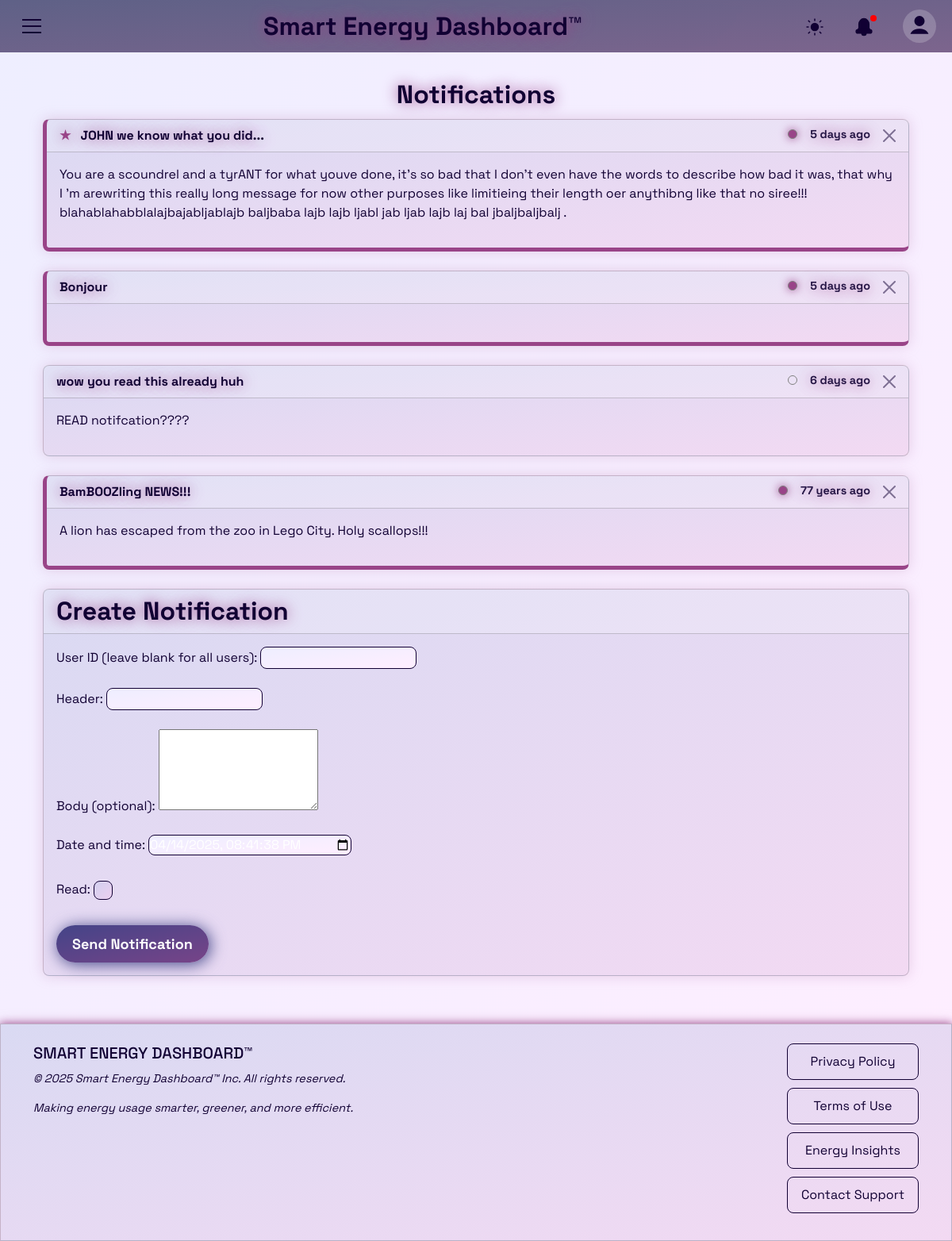
/Pages/notifications.php (signed in), run on the app's committed database.
### tables this page shows
CREATE TABLE "Notifications" (
    "NotifID" INTEGER NOT NULL UNIQUE,
    "UserID" INTEGER,
    "Header" TEXT,
    "Body" TEXT NOT NULL,
    "Date" DATETIME NOT NULL,
    "Read" BOOLEAN NOT NULL,
    PRIMARY KEY("NotifID" AUTOINCREMENT),
    FOREIGN KEY("UserID") REFERENCES "User_Details"("User_ID")
);

### Pages/notifications.php (the view, shortened to what this page needs)
<!DOCTYPE html>
<html lang="en-gb">
<head>
    <?php include("../modules/header.php"); ?>
</head>
<body>
    <?php
        include("../modules/navbar.php");
    ?>
    <div class="container mt-4">
        <div class="text-center">
            <h2> Notifications </h2>
        </div>
        <div class="row gx-1">
            <?php
                $notifStmt = $db->prepare("SELECT NotifID, UserID, Header, Body, Date, Read
                                           FROM Notifications
                                           WHERE UserID = :userId OR UserID = 0
                                           ORDER BY Date DESC");
                $notifStmt->bindValue(':userId', $userId, SQLITE3_TEXT);
                $notifResult = $notifStmt->execute();
                while ($notif = $notifResult->fetchArray(SQLITE3_ASSOC)) {
                    $notifDate = $notif['Date'] ?? null;
                    $ageLabel = $notifDate ? timeAgo($notifDate) : '';
                    $notifFullDate = $notifDate ? (new DateTime($notifDate))->format('j M Y H:i:s') : '';
                    $markAsReadClass = ($notif['Read'] == 0) ? 'unread-dot' : 'read-dot';
                    echo '
                        <div class="col-12 col-md-12 d-flex">
                            <div class="card">
                                <form method="POST" action="">
                                    <div class="card-header">
                                        ' . ($notif['UserID'] == $userId ? '<span class="filled-star" style="cursor: pointer;" data-tooltip="This notification is targeted at you">&#9733;</span>' : '') . '
                                        ' . htmlspecialchars($notif['Header'] ?? '') . '
                                        <span
                                            style="font-size: 0.9em; margin-right: 2rem; float: right; opacity: 0.9;"
                                            data-tooltip="' . htmlspecialchars($notifFullDate) . '"
                                        >' . htmlspecialchars($ageLabel) . '</span>
                                        <span data-tooltip="Delete notification" style="position: absolute; right: 12px">
                                            <button type="submit" name="deleteNotification" class="btn-close" aria-label="Delete notification"></button>
                                        </span>
                                        <span class="' . $markAsReadClass . '" data-tooltip="Toggle read status" style="cursor: pointer; margin-right: 1rem; float: right;" onclick="toggleReadStatus(' . $notif['NotifID'] . ', this)"></span>
                                    </div>
                                    <div class="card-body">
                                        <p>
                                            ' . htmlspecialchars($notif['Body'] ?? '') . '
                                        </p>
                                        <input type="hidden" name="NotifID" value="' . htmlspecialchars($notif['NotifID'] ?? '') . '"/>
                                    </div>
                                </form>
                            </div>
                        </div>
                        <script>console.log("Loaded body notif:", ' . json_encode($notif['NotifID']) . ');</script>
                    ';
                }
            ?>
            <div class="col-12 col-md-12 d-flex">
                <div class="card">
                    <div class="card-header">
                        <h2> Create Notification </h2>
                    </div>
                    <div class="card-body">
                        <form action="../Database_Php_Interactions/create_notification.php" method="POST">
                            <label for="user_id"> User ID (leave blank for all users): </label>
                            <input type="number" name="user_id" id="user_id"><br><br>
                            <label for="header"> Header: </label>
                            <input type="text" name="header" id="header" required><br><br>
                            <label for="body"> Body (optional): </label>
                            <textarea name="body" id="body" rows="4"></textarea><br><br>
                            <label for="date"> Date and time: </label>
                            <input type="datetime-local" name="date" id="date" required><br><br>
                            <label for="read"> Read: </label>
                            <input type="checkbox" name="read" id="read"><br><br>
                            <button type="submit" class="fancy-button"> Send Notification </button>
                        </form>
                    </div>
                </div>
            </div>
        </div>
    </div>
    <?php include("../modules/footer.php"); ?>
</body>
</html>

### modules/header.php (shortened to what this page needs)
<!DOCTYPE html>
<html lang="en-gb">
<head>
    <link href="https://cdn.jsdelivr.net/npm/bootstrap@5.3.3/dist/css/bootstrap.min.css" rel="stylesheet">
    <link rel="stylesheet" href="/Group_Project/GroupProject_Group12/styles/style.css">
    <link rel="stylesheet" href="/Group_Project/GroupProject_Group12/styles/theme.css">
    <link rel="stylesheet" href="https://cdn.jsdelivr.net/npm/leaflet@1.9.4/dist/leaflet.css"/>
</head>

### modules/navbar.php (shortened to what this page needs)
<!DOCTYPE html>
<html lang="en-gb">
<?php
    if (!isset($_SESSION['UserID'])) {
        echo'
            <div class="overlay"></div>
            <div id="login-alert" class="alert alert-info" role="alert">
                ⚠️ Please login to view this page!
            </div>';
    } else {
        $UserID      = $_SESSION['UserID'];
    }
?>
<body>
    <nav class="navbar">
        <button class="navbar-toggler
            <?php echo isset($_SESSION['RoleID']) ? '' : 'invisible'; ?>"
            type="button" onclick="toggleNav()"
            aria-label="Toggle navigation" aria-controls="mySidebar"
            data-tooltip="Toggle sidebar">
            <span class="navbar-toggle-icon"></span>
        </button>
        <h2> Smart Energy Dashboard&trade; </h2>
        <div>
            <div class="icon-container">
                <button onclick="toggleDarkLight()" id="darkModeToggle" class="btn" style="margin-right: 8px;" aria-label="Toggle light/dark mode" data-tooltip="Toggle light/dark mode">
                    <svg id="darkModeIcon" width="24px" height="24px" viewBox="0 0 16 16"></svg>
                </button>
            </div>
            <?php if (isset($_SESSION['RoleID'])): ?>
                <div class="icon-container">
                    <button id="notificationsButton" class="btn" onclick="toggleNotifications()" aria-label="Open notifications dropdown" data-tooltip="You have ' . htmlspecialchars($unreadCount) . ' unread notifications">
                        <?php
                            $db = Open_Database();
                            $userId = $_SESSION['UserID'] ?? null;
                            $unreadStmt = $db->prepare("
                                SELECT COUNT(*) AS unreadCount
                                FROM Notifications
                                WHERE UserID = :userId AND Read = 0
                            ");
                            $unreadStmt->bindValue(':userId', $userId, SQLITE3_TEXT);
                            $unreadResult = $unreadStmt->execute();
                            $unreadCount = $unreadResult->fetchArray(SQLITE3_ASSOC)['unreadCount'];
                            if ($unreadCount > 0) {
                                echo '<span class="red-dot" style="position: absolute; top: 4px; right: 8px; width: 8px; height: 8px; border-radius: 50%;"></span>';
                            } else {
                                echo '<script>console.log("No unread notifications.");</script>';
                            }
                        ?>
                    </button>
                            <?php
                                function timeAgo($datetime) {
                                    $now = new DateTime();
                                    $past = new DateTime($datetime);
                                    $diff = $now->diff($past);
                                    if ($diff->y > 0) return $diff->y . " year" . ($diff->y > 1 ? "s" : "") . " ago";
                                    if ($diff->d > 0) return $diff->d . " day" . ($diff->d > 1 ? "s" : "") . " ago";
                                    return "Just now";
                                }
                            ?>
                </div>
            <?php endif; ?>
            <div class="account-menu">
                <?php
                    if (isset($UserID)) {
                        echo '
                        <button id="accountButton" class="account-btn" aria-haspopup="true" aria-expanded="false">
                            <svg xmlns="http://www.w3.org/2000/svg" width="26px" height="26px" fill="currentColor" viewBox="0 0 16 16">
                                <path d="M8 8a4 4 0 1 0 0-8 4 4 0 0 0 0 8zM1 14s1-4 7-4 7 4 7 4H1z"/>
                            </svg>
                        </button>';
                    }
                ?>
            </div>
        </div>
    </nav>
</body>
</html>

### modules/footer.php
<div>
    <br>
    <br>
</div>
<footer class="footer py-4">
    <div class="container">
        <div class="row justify-content-between">
            <div class="col-md-10">
                <h5 class="text-uppercase"> Smart Energy Dashboard&trade; </h5>
                <p> &copy; 2025 Smart Energy Dashboard&trade; Inc. All rights reserved. </p>
                <p> Making energy usage smarter, greener, and more efficient. </p>
            </div>
            <div class="col-md-2 d-flex flex-column">
                <a href="#" class="footer-link w-100 text-center"> Privacy Policy </a>
                <a href="#" class="footer-link w-100 text-center"> Terms of Use </a>
                <a href="#" class="footer-link w-100 text-center"> Energy Insights </a>
                <a href="#" class="footer-link w-100 text-center"> Contact Support </a>
            </div>
        </div>
    </div>
</footer>

### styles/theme.css (style rules this page uses)
:root { --bg-dark: linear-gradient(to bottom right, #333, #000); --bg-light: linear-gradient(to bottom right, #fff, #ddd); --card-dark: linear-gradient(to bottom right, #3f3f3fbb, #656565bb); --card-light: linear-gradient(to bottom right, #eeeeeebb, #ccccccbb); --text-dark: #fff; --text-light: #000; --shadow-main: #888; --text-shadow: #bbb; --hover-dropdown: linear-gradient(to bottom right, #777, #888); --border-colour: #eee; }
.purple-theme { --bg-dark: linear-gradient(to bottom right, #002, #305); --bg-light: linear-gradient(to bottom right, #eef, #fef); --card-dark: linear-gradient(to bottom right, #2a2d5bbb, #503264bb); --card-light: linear-gradient(to bottom right, #cccceebb, #eecceebb); --text-light: #103; --shadow-main: #c08ab660; --text-shadow: #948; --hover-dropdown: linear-gradient(to bottom right, #448, #748); --border-colour: #ece; }

### data on the page
notifications: Header "JOHN we know what you did...", Date "5 days ago", Read False (drawn), Body "You are a scoundrel and a tyrANT for what youve done, it's so bad that I don't even have the words to describe how bad it was, that why I 'm arewriting this really long message for now other purposes like limitieing their length oer anythibng like that no siree!!! blahablahabblalajbajabljablajb baljbaba lajb lajb ljabl jab ljab lajb laj bal jbaljbaljbalj ."
notifications: Header "Bonjour", Date "5 days ago", Read False (drawn)
notifications: Header "wow you read this already huh", Date "6 days ago", Read True (drawn), Body "READ notifcation????"
notifications: Header "BamBOOZling NEWS!!!", Date "77 years ago", Read False (drawn), Body "A lion has escaped from the zoo in Lego City. Holy scallops!!!"
